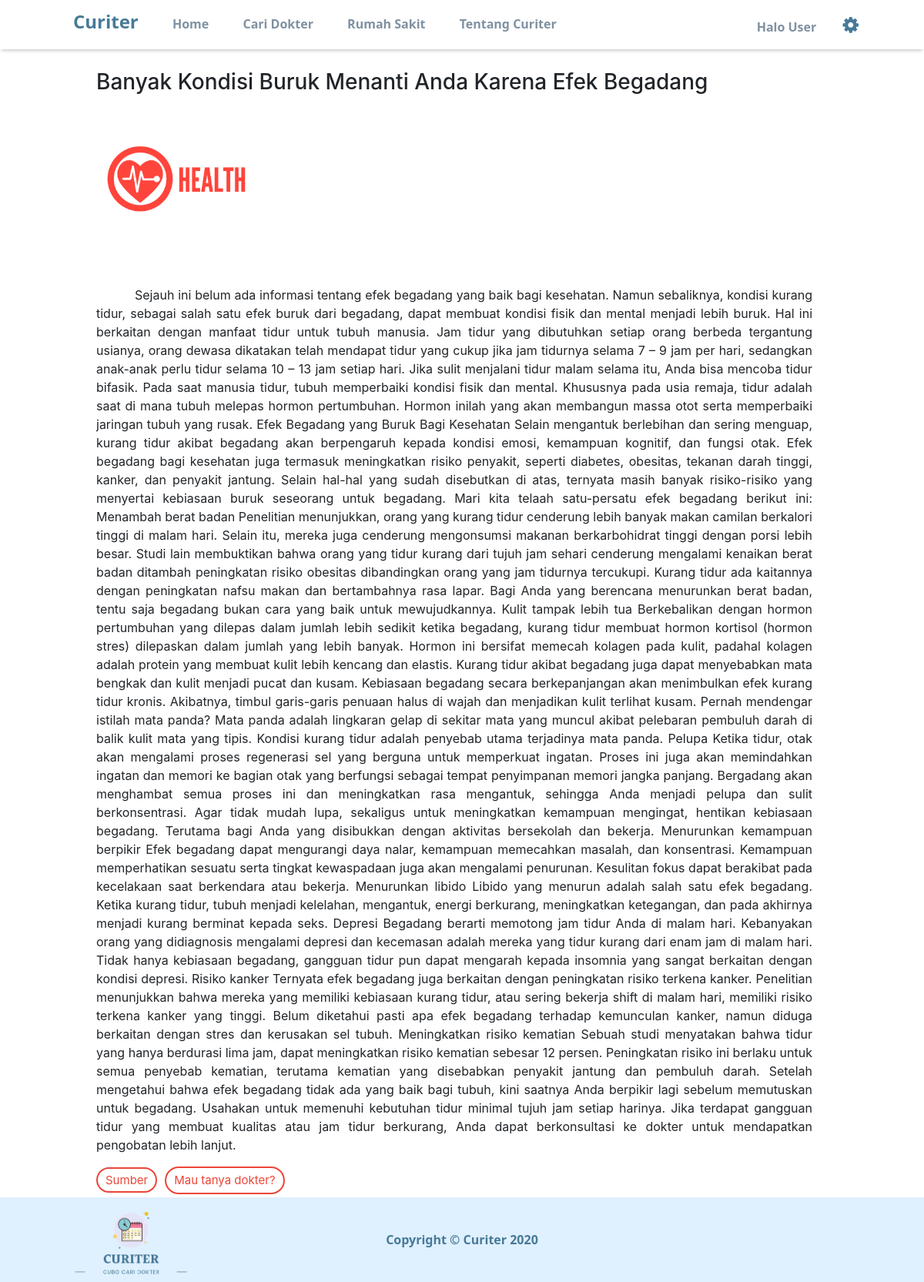
/home/artikel_user/5, run on the app's committed database.
### tables this page shows
CREATE TABLE `artikel` (
  `id_artikel` int(11) NOT NULL,
  `kategori_artikel` varchar(100) NOT NULL,
  `judul_artikel` varchar(100) NOT NULL,
  `konten_artikel` text NOT NULL,
  `sumber_artikel` varchar(200) NOT NULL,
  `gambar_artikel` varchar(120) NOT NULL
);

### application/controllers/home.php (called while the page is built, shortened)
<?php
class Home extends CI_Controller {
    public function __construct(){
        $this->load->library('form_validation');
        $this->load->library('session');
        $this->load->model('m_user');
        $this->load->library('typography');
    }
  public function artikel_user($id)
  {
    $artikel = $this->db->get_where('artikel',array("id_artikel"=>$id))->row_array();
    $data['title'] = "Curiter | ".$artikel['judul_artikel'];
    $data['artikel'] = $artikel;
    $this->load->view('welcome_header_page',$data);
    $this->load->view('v_article_user',$data);
    $this->load->view('footer_page');
  }
}

### index.php (called while the page is built, shortened)
<?php
require_once BASEPATH.'core/CodeIgniter.php';

### application/views/v_article_user.php (the view, shortened to what this page needs)
<!DOCTYPE html>
<html lang="en" dir="ltr">
  <head>
  </head>
  <body>
  <div class="container">
    <h3 class="judulartikel"> <?= $artikel['judul_artikel']?> </h3>
    <img class="card-img-top w-40" src="<?php echo base_url(); ?>/assets/artikel/<?= $artikel['gambar_artikel']?>" alt="">
    <p class="konten-artikel"><?=$artikel['konten_artikel']?></p>
    <table>
      <tr>
      <a class="konten-artikel" id="button_artikel" style="margin-left: 50px;" href="<?=$artikel['sumber_artikel']?>">Sumber</a>
    </tr>
    <tr>
      <a class="a_tanya" href="<?= base_url('caridokter/')?>"><button type="button" id="button_artikel">Mau tanya dokter?</button></a>
    </tr>
    </table>
  </div>
  </body>
</html>

### application/views/v_article_user.php (style rules this page uses)
.judulartikel { margin-top: 90px; margin-bottom: 10px; margin-left: 50px; }
.konten-artikel { margin-top: 50px; margin-left: 50px; text-align: justify; text-justify: inter-word; margin-right: 70px; text-indent: 50px; }
#button_artikel { background-color: #FFFFFF; color: #ec4638; border: 2px solid #ec4638; padding: 5px 10px; margin: 0px 0px 4px 0px; font-size: 15px; border-radius: 50px; margin-right: 10px; }
.a_tanya { text-decoration: none; color: #ec4638; }

### data on the page
artikel: judul_artikel "Banyak Kondisi Buruk Menanti Anda Karena Efek Begadang", gambar_artikel (picture), konten_artikel "Sejauh ini belum ada informasi tentang efek begadang yang baik bagi kesehatan. Namun sebaliknya, kondisi kurang tidur, sebagai salah satu efek buruk dari begadang, dapat membuat kondisi fisik dan mental menjadi lebih buruk. Hal ini berkaitan dengan manfaat tidur untuk tubuh manusia. Jam tidur yang dibutuhkan setiap orang berbeda tergantung usianya, orang dewasa dikatakan telah mendapat tidur yang cukup jika jam tidurnya selama 7 – 9 jam per hari, sedangkan anak-anak perlu tidur selama 10 – 13 jam setiap hari. Jika sulit menjalani tidur malam selama itu, Anda bisa mencoba tidur bifasik. Pada saat manusia tidur, tubuh memperbaiki kondisi fisik dan mental. Khususnya pada usia remaja, tidur…"
